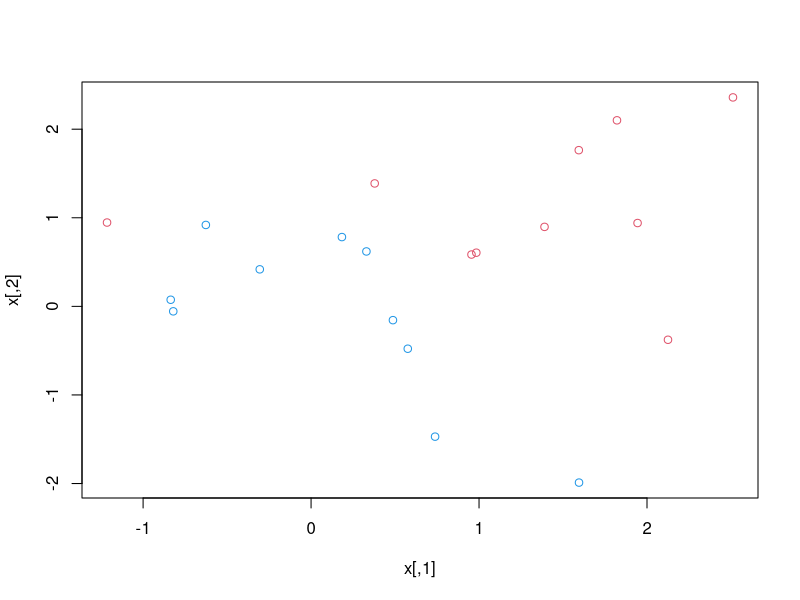
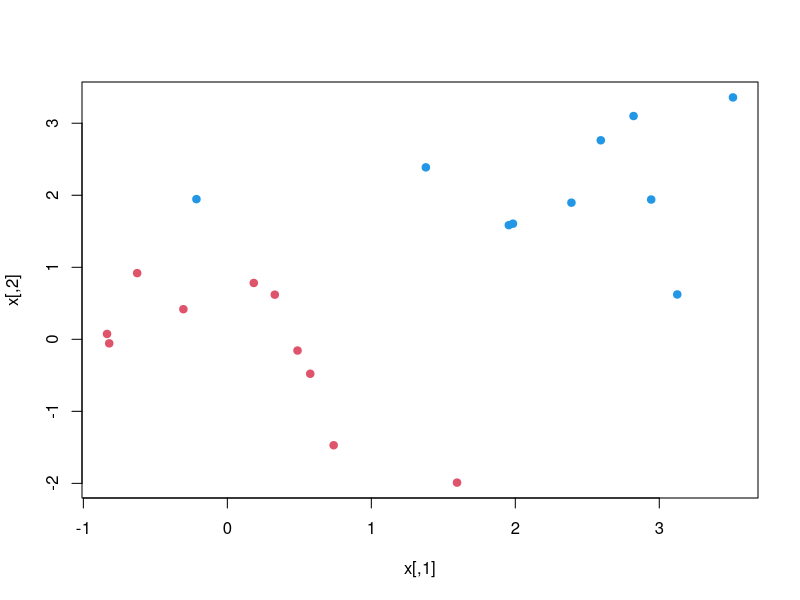
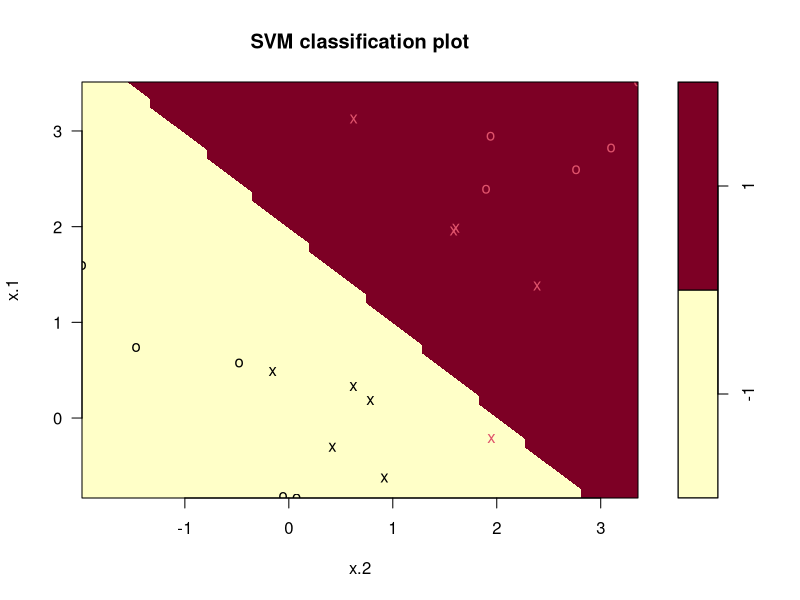

Reproduce these figures in R, in order.
set.seed (1)
x=matrix(rnorm(20*2), ncol=2)
y=c(rep(-1,10), rep(1,10))
x[y==1,]=x[y==1,] + 1
plot(x, col=(3-y))
x[y==1,] <- x[y==1,] + 1
plot(x, col=y+3, pch=19)

library(e1071)

dat <- data.frame(x=x, y=as.factor(y))
svm.fit <- svm(y~., data = dat, kernel = "linear", cost = .1, scale = F)
print(svm.fit)
plot(svm.fit, dat)
svm.fit$index

set.seed(1)
tune.out <- tune(svm, y~., data = dat, kernel = "linear",
                 ranges = list(cost = c(.001, .01, .1, 1.5, 10, 100)))
summary(tune.out)
tune.best <- tune.out$best.model
summary(tune.best)

xtest <- matrix(rnorm(20*2), ncol=2)
ytest <- sample(c(-1,1), 20, rep=T)
xtest[ytest == 1,] <- xtest[ytest==1,] + 1
testdat <- data.frame(x=xtest, y=as.factor(ytest))
ypred <- predict(tune.best, testdat)
table(predict=ypred, truth=testdat$y)
svmfit <- svm(y~., data = dat, kernel = "linear", cost = .01, scale = F)
ypred <- predict(svmfit, testdat)
table(predict=ypred, truth=testdat$y)


